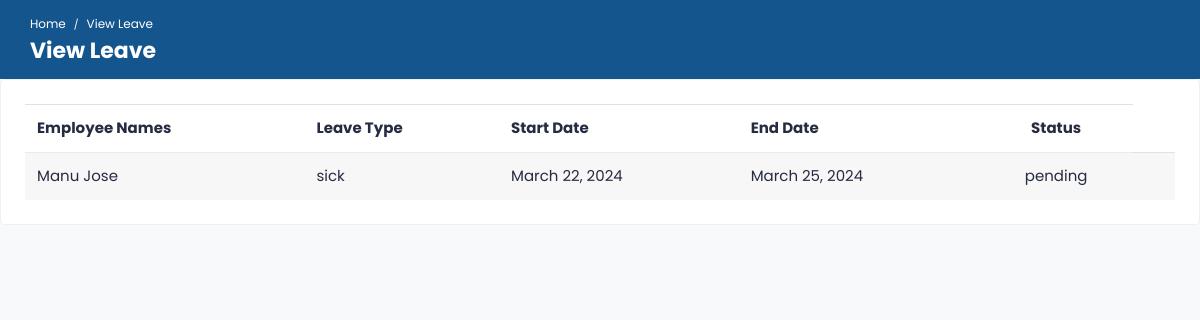
Screenshot of /view_leave_requests/ with the database file from the repository.
### doctor/models.py (models this page shows, shortened)
class LeaveRequest(models.Model):
    LEAVE_TYPES = [
        ('sick', 'Sick Leave'),
        ('casual', 'Casual Leave'),
        ('emergency', 'Emergency Leave'),
    ]
    STATUS_CHOICES = [
        ('pending', 'Pending'),
        ('approved', 'Approved'),
        ('rejected', 'Rejected'),
    ]
    doctor_name = models.CharField(max_length=100, default='')
    leave_type = models.CharField(max_length=20, choices=LEAVE_TYPES)
    start_date = models.DateField(null=True,blank=True)
    end_date = models.DateField(null=True,blank=True)
    leave_reason = models.TextField(null=True,blank=True)
    status = models.CharField(max_length=20, null=True,blank=True, default='pending')

### doctor/views.py (the view)
# urls.py: path('view_leave_requests/', views.view_leave_requests, name='view_leave_requests'),
def view_leave_requests(request):
    pending_requests = LeaveRequest.objects.filter(status='pending')
    approved_requests = LeaveRequest.objects.exclude(status='pending')
    context = {
        'pending_requests': pending_requests,
        'approved_requests': approved_requests,
    }
    return render(request, 'doctors/viewleave.html', context)

### templates/doctors/viewleave.html (shortened to what this page needs)
{% load static %}
<!DOCTYPE html>
<html lang="en">
<head>
    <link rel="stylesheet" href="https://cdn.jsdelivr.net/npm/flatpickr/dist/flatpickr.min.css">
	<link rel="stylesheet" href="{% static 'assets/css/bootstrap.min.css'%}">
	<link rel="stylesheet" href="{% static 'assets/plugins/fontawesome/css/fontawesome.min.css'%}">
	<link rel="stylesheet" href="{% static 'assets/plugins/fontawesome/css/all.min.css'%}">
	<link rel="stylesheet" href="{% static 'assets/css/style.css'%}">
    <link rel="stylesheet" href="{% static 'assets/css/bootstrap.min.css'%}">
	<link rel="stylesheet" href="{% static 'assets/css/bootstrap.min.css'%}">
	<link rel="stylesheet" href="{% static 'assets/plugins/fontawesome/css/fontawesome.min.css'%}">
	<link rel="stylesheet" href="{% static 'assets/plugins/fontawesome/css/all.min.css'%}">
	<link rel="stylesheet" href="{% static 'assets/css/style.css'%}">
</head>
<body>
			<div class="breadcrumb-bar">
				<div class="container-fluid">
					<div class="row align-items-center">
						<div class="col-md-12 col-12">
							<nav aria-label="breadcrumb" class="page-breadcrumb">
								<ol class="breadcrumb">
									<li class="breadcrumb-item"><a href="index-2.html">Home</a></li>
									<li class="breadcrumb-item active" aria-current="page">View Leave</li>
								</ol>
							</nav>
							<h2 class="breadcrumb-title">View Leave</h2>
						</div>
					</div>
				</div>
			</div>
            <div class="row">
                <div class="col-sm-12">
                    <div class="card">
                        <div class="card-body">
                            <div class="table-responsive leave-request">
                                <table class="table table-striped">
                                    <thead>
                                        <tr>
                                            <th>Employee Names</th>
                                            <th>Leave Type</th>
                                            <th>Start Date</th>
                                            <th>End Date</th>
                                            <th class="text-center">Status</th>
                                        </tr>
                                    </thead>
                                    <tbody>
                                        {% for request in pending_requests %}
                                            <tr id="leave-request-{{ request.id }}">
                                                <td>{{ request.doctor_name }}</td>
                                                <td>{{ request.leave_type }}</td>
                                                <td>{{ request.start_date }}</td>
                                                <td>{{ request.end_date }}</td>
                                                <td class="text-center" id="status-{{ request.id }}">
                                                    {% if request.status %}
                                                        {{ request.status }}
                                                    {% else %}
                                                        Pending
                                                    {% endif %}
                                                </td>
                                                <td class="text-right">
                                                </td>
                                            </tr>
                                        {% endfor %}
                                    </tbody>
                                </table>
                            </div>
                        </div>
                    </div>
                </div>
            </div>
</body>
</html>

### rows the page displays
LeaveRequest: doctor_name "Manu Jose", leave_type "sick", start_date "March 22, 2024", end_date "March 25, 2024", status "pending"
